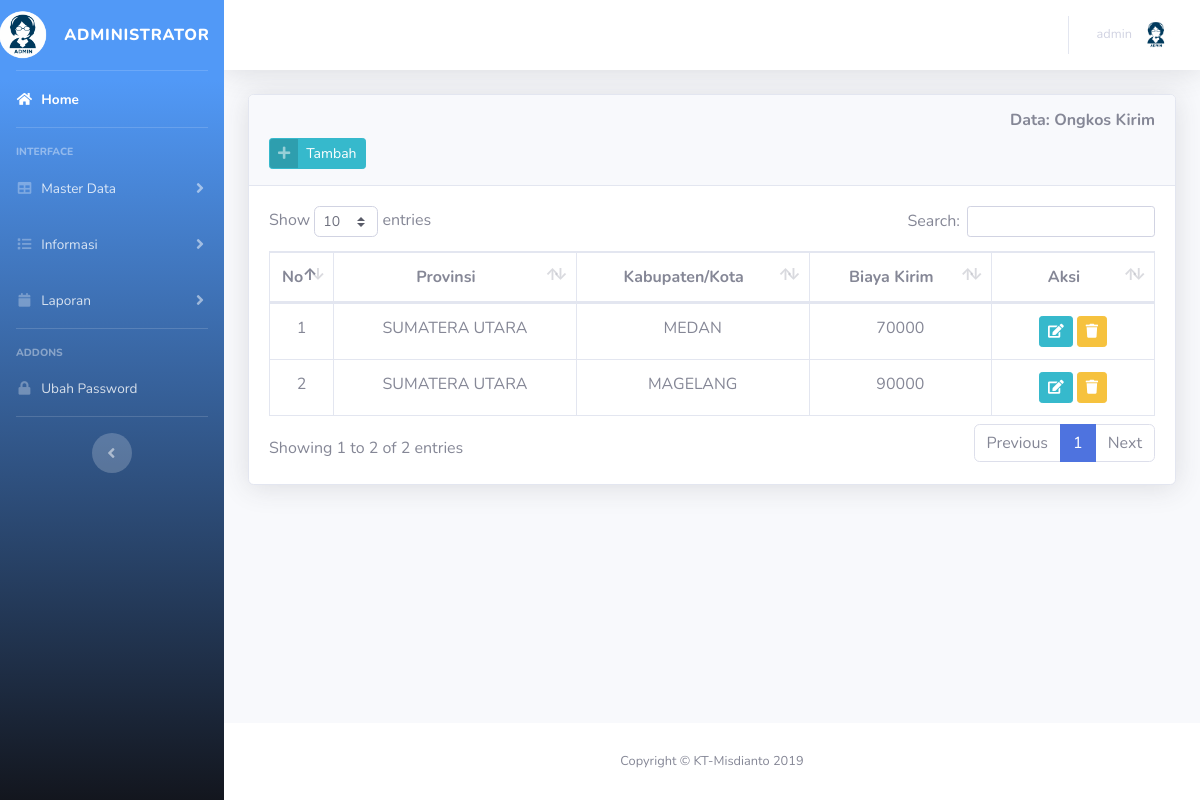
Screenshot of /admin/pages/index.php?module=ongkir/view (signed in) with the database file from the repository.
### tables this page shows
CREATE TABLE `tb_ongkir` (
  `ongkir_id` int(11) NOT NULL,
  `kabkota_id` int(11) NOT NULL,
  `provinsi_id` int(11) NOT NULL,
  `ongkos_kirim` int(11) NOT NULL
);

CREATE TABLE `tb_provinsi` (
  `provinsi_id` int(2) NOT NULL,
  `nama_provinsi` varchar(40) NOT NULL
);

CREATE TABLE `tb_kabkota` (
  `kabkota_id` int(4) NOT NULL,
  `nama_kabkota` varchar(50) NOT NULL,
  `provinsi_id` int(2) NOT NULL
);

### model/Db.php (called while the page is built, shortened)
<?php
class Db {
     function __construct()
    {
        $this->db = new PDO('mysql:host=localhost;dbname=db_bibit','root','');
    }
    public function tampil($sql){
        $hasil=[];
        $query = $this->db->prepare($sql);
        $query->execute();
        while($data = $query->fetchobject()){
        $hasil[]=$data;
        }
        return $hasil;
    }
}
?>

### model/M_Library.php (called while the page is built, shortened)
<?php
include 'Db.php';
class M_Library extends Db{
   function tampil_ongkir(){
    $query =  $this->tampil("SELECT* from tb_ongkir a JOIN tb_provinsi b ON a.provinsi_id=b.provinsi_id  JOIN tb_kabkota c WHERE a.kabkota_id=c.kabkota_id" );
    return $query;
    }
    }
?>

### admin/pages/ongkir/view.php (the view, shortened to what this page needs)
<div class="card shadow mb-4">
  <div class="card-header py-3">
    <h6 class=" font-weight-bold text-right">Data: Ongkos Kirim</h6>
    <a href="#" class="btn btn-info btn-icon-split btn-sm">
      <span class="icon text-white-50">
        <i class="fas fa-plus"></i>
      </span>
      <span class="text" data-toggle="modal" data-target="#exampleModal">Tambah</span>
    </a>
  </div>
  <div class=" card-body">
    <div class="table-responsive">
      <table class="table table-bordered" id="dataTable" width="100%" cellspacing="0">
        <thead>
          <tr align="center">
            <th width="10px;">No</th>
            <th>Provinsi</th>
            <th>Kabupaten/Kota</th>
            <th>Biaya Kirim</th>
            <th width="120px;">Aksi</th>
          </tr>
        </thead>
        <tbody>
          <?php
        $no=1;
        foreach($db->tampil_ongkir() as $no=> $d ):?>
          <tr align="center">
            <td><?= $no+1 ?></td>
            <td><?= $d->nama_provinsi ?></td>
            <td><?= $d->nama_kabkota ?></td>
            <td><?= $d->ongkos_kirim ?></td>
            <td>
              <a href="!#" class="btn btn-info btn-sm" data-toggle="modal"
                data-target="#exampleModal<?= $d->ongkir_id ?>">
                <i class="fas fa-edit"></i>
              </a>
              <a href="!#" class="btn btn-warning btn-sm" data-toggle="modal"
                data-target="#exampleModal2<?= $d->ongkir_id ?>">
                <i class="fas fa-trash"></i>
              </a>
            </td>
          </tr>
          <?php endforeach ?>
        </tbody>
      </table>
    </div>
  </div>
</div>
</div>

### rows the page displays
tb_ongkir: provinsi.nama_provinsi "SUMATERA UTARA", kabkota.nama_kabkota "MEDAN", ongkos_kirim "70000"
tb_ongkir: provinsi.nama_provinsi "SUMATERA UTARA", kabkota.nama_kabkota "MAGELANG", ongkos_kirim "90000"

### other values shown
$_SESSION['username'] "admin"
